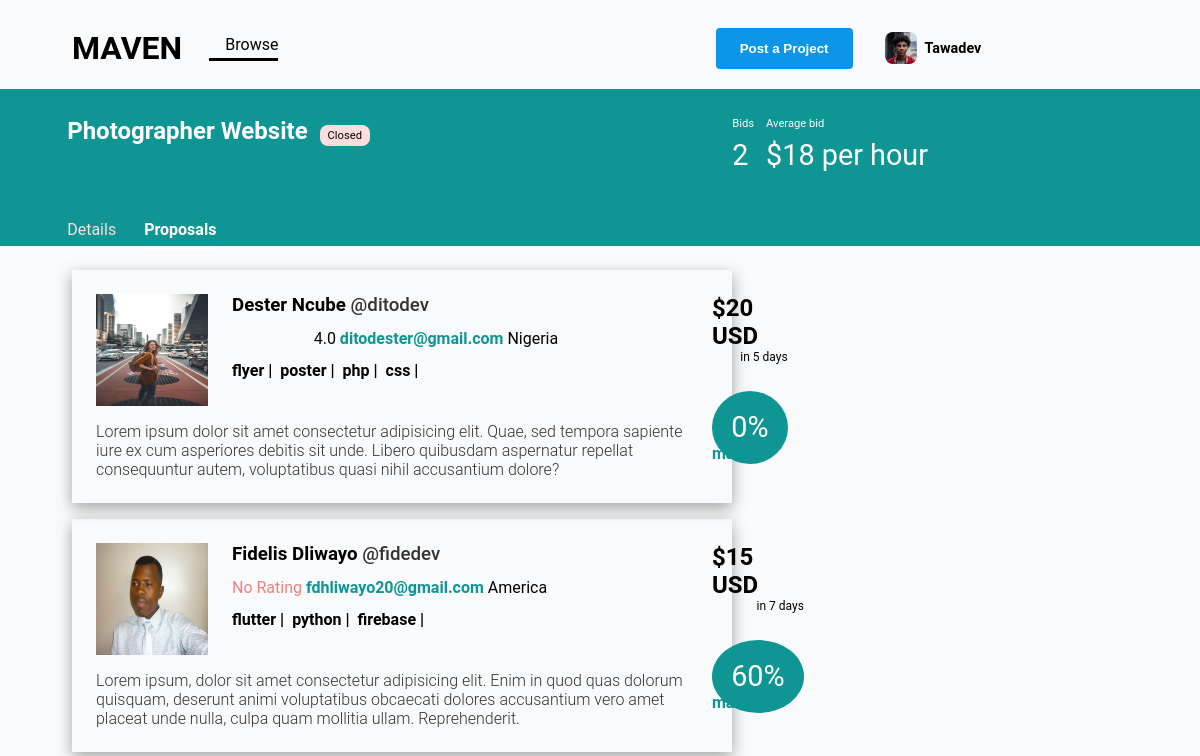
The app's page /project-details/1/bids (signed in) with its own data.
### banc/models.py (models this page shows, shortened)
class User(db.Model, UserMixin):
    id = db.Column(db.Integer, primary_key=True)
    email = db.Column(db.String(20), unique=True, nullable=False)
    image_file = db.Column(db.String(20), nullable=False, default='default.jpg')
    password = db.Column(db.String(60), nullable=False)
    username = db.Column(db.String(20))
    fullname = db.Column(db.String())
    profession = db.Column(db.String(20))
    description = db.Column(db.String())
    languages = db.Column(db.String())
    home_address = db.Column(db.String())
    rate = db.Column(db.String())
    date_joined= db.Column(db.DateTime())
    skills = db.relationship('Skills',backref='skill',lazy=True)
    projects = db.relationship('Project',backref='project',lazy=True)
    ratings = db.relationship('Ratings',backref='ratin',lazy=True)

class Project(db.Model):
    id = db.Column(db.Integer, primary_key=True)
    date_posted= db.Column(db.DateTime())
    project_name = db.Column(db.String())
    project_description = db.Column(db.String())
    required_skills = db.Column(db.String())
    payment_type = db.Column(db.String())
    currencyy = db.Column(db.String())
    budget = db.Column(db.String())
    deadline = db.Column(db.DateTime())
    user_id = db.Column(db.Integer, db.ForeignKey('user.id'), nullable=False)
    bids = db.relationship('Bids',backref='bid',lazy=True)

class Skills(db.Model):
    id = db.Column(db.Integer, primary_key=True)
    skill_name = db.Column(db.String())
    user_id = db.Column(db.Integer, db.ForeignKey('user.id'), nullable=False)

class Bids(db.Model):
    id = db.Column(db.Integer, primary_key=True)
    date_posted= db.Column(db.DateTime())
    currencyy = db.Column(db.String())
    bidd = db.Column(db.String())
    duration = db.Column(db.String())
    payment_type = db.Column(db.String())
    project_id = db.Column(db.Integer, db.ForeignKey('project.id'), nullable=False)
    user_id = db.Column(db.Integer, db.ForeignKey('user.id'), nullable=False)

### banc/main/routes.py (the view)
@login_required
@main.route('/project-details/<projectId>/bids', methods=['GET','POST'])
def bids(projectId):
   todayDate = str(datetime.today().date())
   currentTime = str(datetime.now().time())
   datePostedStr = todayDate + currentTime
   datePostedObj = datetime.strptime(datePostedStr[0:18], '%Y-%m-%d%H:%M:%S')
   todayD = datePostedObj
   project = Project.query.filter_by(id=projectId).first()
   client = User.query.filter_by(id=project.user_id).first()
   allBids = Bids.query.filter_by(project_id=projectId).all()
   numBids = Bids.query.filter_by(project_id=projectId).count()
   totalBids = 0
   if numBids>0:
      for bid in allBids:
         totalBids += int(bid.bidd)
      avgBid = round(totalBids/numBids)
   else:
      avgBid = 0
   users = []
   for b in allBids:
      users.append( User.query.filter_by(id=b.user_id).first())
   return render_template('bids.html',lUser=current_user,project=project,avgBid=avgBid,allBids=allBids,numBids=numBids,todayD=todayD,data=zip(users,allBids))

### banc/models.py (called while the page is built)
@login_manager.user_loader
def load_user(user_id):
    return User.query.get(int(user_id))

### banc/templates/bids.html (shortened to what this page needs)
<!DOCTYPE html>
<html lang="en">
<head>
    <link
    rel="stylesheet"
    href="{{ url_for('static', filename='css/style.css') }}"
  />
  <link
    rel="stylesheet"
    href="{{ url_for('static', filename='fonts/icomoon/style.css') }}"
  />
</head>
<body>
    <header class="profile-header2">
        <div class="logo2">
            <h1>MAVEN</h1>
        </div>
        <div class="profile-header22">
        <a href="{{url_for('main.browse')}}" class="browse"><span class="icon-explore"></span>Browse</a>
        <div class="profile-header-end">
            <a href="{{url_for('main.post_project')}}"><button class="project-btn">Post a Project</button></a>
            <div class="profile-pic-container"><img class="profile-pic" src="{{ url_for('static', filename='images/'+lUser.image_file) }}" alt=""></div>
            <span class="username" onclick="logoutShow()">{{lUser.username}}</span>
        </div>
        </div>
    </header>
    <section class="browse-header bh">
        <div class="browse-heading projectHeader">
            <div><h3>{{project.project_name}}</h3>
                {%if project.deadline>todayD%}
                <span class="ps">Open</span>
                {%else%}
                <span class="ps ps2">Closed</span>
                {%endif%}
            </div>
            <div class="bd"><div class="b"><span class="b-info1">Bids</span><span class="b-info2">{{numBids}}</span></div>
                <div class="b"><span class="b-info1">Average bid</span><span class="b-info2">${{avgBid}}
                    {%if project.payment_type == 'perHour'%}
                    per hour
                    {%endif%}
                    </span></div>
            </div>
        </div>
        <div class="browse-links">
            <a href="{{url_for('main.project_details',projectId=project.id)}}" >Details</a>
            <a href="{{url_for('main.bids',projectId=project.id)}}" class="current">Proposals</a>
        </div>
    </section>
    <main class="bidsContainer">
        {% for u,b in data %}
        <div class="bidy">
            <div class="firstHalf">
                <div class="fhInner">
                    <div class="imgC"><img class="bImg" src="{{ url_for('static', filename='images/'+u.image_file) }}" alt=""></div>
                    <div class="userInfo">
                        <h3>{{u.fullname}} <span class="uname">@{{u.username}}</span></h3>
                        <div class="stars">
                            {%if u.ratings == []%}
                                <span style="color: lightcoral;">No Rating</span>
                                {%else%}
                                {%set rList = []%}
                                 {%set avg = (rList | sum / rList | count) %}
                                 {% for av in range(avg|round()|int) %}
                                 <span class="icon-star"></span>
                                 {%endfor%}
                                 {{avg}}
                                {%endif%}
                        </div>
                        {% set addrList = u.home_address.split(',')|reverse|list%}
                        <a href="mailto:{{u.email}}" class="emC"><span class="em">{{u.email}}</span></a><span> {{addrList[0]}}</span>
                        <div class="userSkillsC">
                            {%for sk in u.skills%}
                            <span>{{sk.skill_name}} |</span>
                            {%endfor%}
                        </div>
                    </div>
                </div>
                <div class="descr"><p>{{u.description}}</p></div>
            </div>
            <div class="secondHalf">
                <div class="bidInfo">
                    <h3>${{b.bidd}} USD</h3>
                        <span>in {{b.duration}} days</span>
                </div>
                {% set pSkills = project.required_skills.split(',')%}
                {%set c = [] %}
                <div ><span class="match">{{((c|count/pSkills|count)*100)|round|int}}%</span><span class="m"> match</span></div>
            </div>
        </div>
        {%endfor%}
    </main>
</body>
</html>

### banc/static/css/style.css (style rules this page uses)
body { font-family: "Roboto", sans-serif; background-color: #f8fafb; }
p { color: #b3b3b3; font-weight: 300; }
h1, h2, h3, h4, h5, h6, .h1, .h2, .h3, .h4, .h5, .h6 { font-family: "Roboto", sans-serif; }
a { -webkit-transition: .3s all ease; -o-transition: .3s all ease; transition: .3s all ease; }
.profile-header2 { display: flex; flex-direction: row; align-items: center; width: 94vw; margin-left: 4rem; }
.browse { text-decoration: none; margin-left: -12rem; color: #000; padding-bottom: 0.25rem; border-bottom: #000 solid 3px; }
.icon-explore { margin-right: 0.25rem; }
.profile-header22 { display: flex; flex-direction: row; align-items: center; justify-content: space-around; width: 100%; }
.profile-header-end { display: flex; flex-direction: row; align-items: center; }
.project-btn { padding: 0.5rem; background-color: #0d95e8; border: none; border-radius: 0.25rem; font-weight: 600; color: #fff; }
.username { font-size: 0.9rem; font-weight: bold; text-transform: capitalize; }
.profile-pic-container { width: 2rem; height: 2rem; overflow: hidden; border-radius: 8px; margin-left: 2rem; margin-right: 0.5rem; }
.profile-pic-container img { width: 100%; display: block; }
.browse-header { background-color: #0e9594; margin-left: -0.5rem !important; margin-right: -0.5rem; padding: 0.25rem 0 0 4.2rem; height: 8rem; }
.browse-heading h3 { font-size: 1.5rem; color: #fff; text-transform: capitalize; }
.browse-links { margin-top: 3rem !important; }
.browse-links a { text-decoration: none; color: #ffdddd; padding-bottom: 0.5rem; margin-right: 1.5rem; }
.browse-links a.current { color: #fff; font-weight: bold; border-bottom: #fff solid 3px; }
.bh { height: 9.6rem; }
.projectHeader h3 { display: inline; }
.projectHeader { display: flex; justify-content: space-between; padding-top: 1.5rem; }
.ps,.ps2 { background-color: greenyellow; color: #000; border-radius: 0.5rem; padding: 0.25rem 0.5rem; font-size: 0.7rem; margin-left: 0.5rem; }
.ps2 { background-color: #ffdddd !important; }
.bd { display: flex; flex-direction: row; color: #fff; margin-right: 17rem; gap: 0.75rem; }
.b { display: flex; flex-direction: column; gap: 0.5rem; }
.b-info1 { font-size: 0.7rem; }
.b-info2 { font-size: 1.8rem; }
.bidsContainer { margin-left: 4rem; width: 55vw; margin-top: 1.5rem; }
.bidy { display: flex; justify-content: space-between; box-shadow: rgba(0, 0, 0, 0.35) 0px 5px 15px; padding: 1.5rem; margin-bottom: 1rem; }
.firstHalf { width: 40rem; }
.fhInner { display: flex; gap: 1.5rem; flex-direction: row; align-items: flex-start; }
.imgC { width: 7rem; height: 7rem; }
.bImg { width: 100% !important; height: 100% !important; }
.userInfo { width: 30rem; }
.userInfo h3 { margin: 0 !important; margin-bottom: 0.8rem !important; }
.uname { color: #333; font-weight: 500; }
.stars { display: inline; }
.icon-star { margin-right: 0.25rem; color: #0e9594; }
.emC { text-decoration: none; }
.em { color: #0e9594; font-weight: 600; }
.userSkillsC { display: flex; gap: 0.5rem; font-weight: 700; margin-top: 0.8rem; }
.descr p { color: #333 !important; margin-bottom: 0 !important; }
.secondHalf { display: flex; flex-direction: column; justify-content: space-between; padding-bottom: 1rem !important; }
.bidInfo { display: flex; flex-direction: column; align-items: flex-end; }
.bidInfo h3 { margin: 0 !important; font-size: 1.5rem; }
.bidInfo span { font-size: 0.75rem; }
.match { background-color: #0e9594; color: #fff; padding: 1.2rem; font-size: 1.8rem; border-radius: 100%; }
.m { color: #0e9594; font-weight: 600; }
.project-btn { padding: 0.8rem 1.5rem !important; }

### records on screen
User: image_file (picture), username "Tawadev"
Project: project_name "Photographer Website"
User: image_file (picture), fullname "Dester Ncube", username "ditodev", avg "4.0", email "ditodester@gmail.com", addrList "Nigeria", description "Lorem ipsum dolor sit amet consectetur adipisicing elit. Quae, sed tempora sapiente iure ex cum asperiores debitis sit unde. Libero quibusdam aspernatur repellat consequuntur autem, voluptatibus quasi nihil accusantium dolore?", bidd "20", duration "5", value "0"
Skills: skill_name "flyer"
Skills: skill_name "poster"
Skills: skill_name "php"
Skills: skill_name "css"
User: image_file (picture), fullname "Fidelis Dliwayo", username "fidedev", shows "No Rating", email "fdhliwayo20@gmail.com", addrList "America", description "Lorem ipsum, dolor sit amet consectetur adipisicing elit. Enim in quod quas dolorum quisquam, deserunt animi voluptatibus obcaecati dolores accusantium vero amet placeat unde nulla, culpa quam mollitia ullam. Reprehenderit.", bidd "15", duration "7", value "60"
Skills: skill_name "flutter"
Skills: skill_name "python"
Skills: skill_name "firebase"

### other values on screen
{{ numBids }} "2"
{{ avgBid }} "18"
